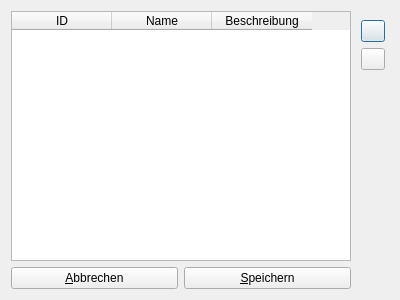
<?xml version="1.0" encoding="UTF-8"?>
<ui version="4.0">
 <class>DlgManageTherapyGroups</class>
 <widget class="QDialog" name="DlgManageTherapyGroups">
  <property name="geometry">
   <rect>
    <x>0</x>
    <y>0</y>
    <width>400</width>
    <height>300</height>
   </rect>
  </property>
  <property name="windowTitle">
   <string>Therapeutengruppen verwalten</string>
  </property>
  <property name="windowIcon">
   <iconset resource="images/images.qrc">
    <normaloff>:/favicon.png</normaloff>:/favicon.png</iconset>
  </property>
  <layout class="QGridLayout" name="gridLayout">
   <item row="0" column="0">
    <widget class="QTableWidget" name="tableWidgetGroup">
     <property name="selectionMode">
      <enum>QAbstractItemView::SingleSelection</enum>
     </property>
     <attribute name="verticalHeaderVisible">
      <bool>false</bool>
     </attribute>
     <attribute name="verticalHeaderVisible">
      <bool>false</bool>
     </attribute>
     <column>
      <property name="text">
       <string>ID</string>
      </property>
     </column>
     <column>
      <property name="text">
       <string>Name</string>
      </property>
     </column>
     <column>
      <property name="text">
       <string>Beschreibung</string>
      </property>
     </column>
    </widget>
   </item>
   <item row="0" column="1">
    <widget class="QWidget" name="widget" native="true">
     <layout class="QVBoxLayout" name="verticalLayout">
      <property name="leftMargin">
       <number>4</number>
      </property>
      <property name="rightMargin">
       <number>4</number>
      </property>
      <item>
       <widget class="QPushButton" name="pbAdd">
        <property name="maximumSize">
         <size>
          <width>24</width>
          <height>24</height>
         </size>
        </property>
        <property name="toolTip">
         <string>Gruppe hinzufügen</string>
        </property>
        <property name="text">
         <string/>
        </property>
        <property name="icon">
         <iconset resource="images/images.qrc">
          <normaloff>:/plus.png</normaloff>:/plus.png</iconset>
        </property>
       </widget>
      </item>
      <item>
       <widget class="QPushButton" name="pbDel">
        <property name="maximumSize">
         <size>
          <width>24</width>
          <height>24</height>
         </size>
        </property>
        <property name="toolTip">
         <string>Gruppe entfernen</string>
        </property>
        <property name="text">
         <string/>
        </property>
        <property name="icon">
         <iconset resource="images/images.qrc">
          <normaloff>:/minus.png</normaloff>:/minus.png</iconset>
        </property>
       </widget>
      </item>
      <item>
       <spacer name="verticalSpacer">
        <property name="orientation">
         <enum>Qt::Vertical</enum>
        </property>
        <property name="sizeHint" stdset="0">
         <size>
          <width>20</width>
          <height>40</height>
         </size>
        </property>
       </spacer>
      </item>
     </layout>
    </widget>
   </item>
   <item row="1" column="0">
    <widget class="QWidget" name="widget_2" native="true">
     <property name="maximumSize">
      <size>
       <width>16777215</width>
       <height>48</height>
      </size>
     </property>
     <layout class="QHBoxLayout" name="horizontalLayout">
      <property name="margin">
       <number>0</number>
      </property>
      <item>
       <widget class="QPushButton" name="pbCancel">
        <property name="text">
         <string>&amp;Abbrechen</string>
        </property>
        <property name="icon">
         <iconset resource="images/images.qrc">
          <normaloff>:/cancel.png</normaloff>:/cancel.png</iconset>
        </property>
       </widget>
      </item>
      <item>
       <widget class="QPushButton" name="pbSave">
        <property name="text">
         <string>&amp;Speichern</string>
        </property>
        <property name="icon">
         <iconset resource="images/images.qrc">
          <normaloff>:/save.png</normaloff>:/save.png</iconset>
        </property>
       </widget>
      </item>
     </layout>
    </widget>
   </item>
  </layout>
 </widget>
 <resources>
  <include location="images/images.qrc"/>
 </resources>
 <connections/>
</ui>
